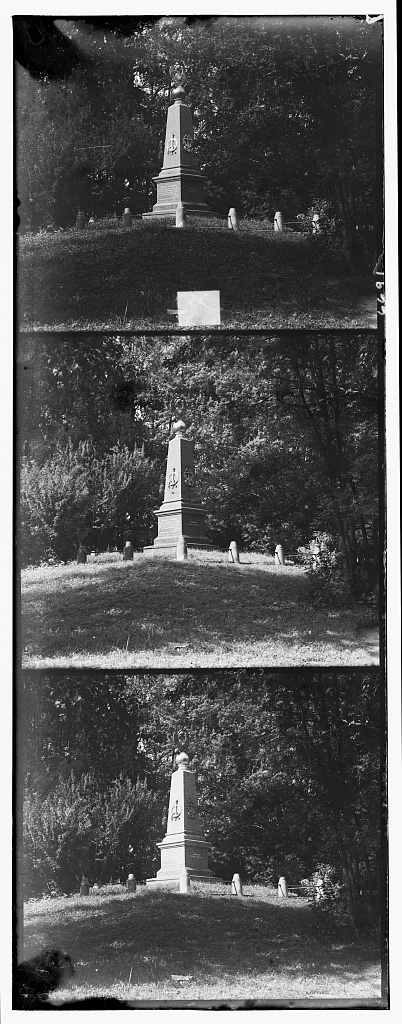
#> input picture pract2/img/set/s2.jpg, 402 x 1024 px, found by its file name
$ python neteja.py
#> lines starting #> are read from the running program, lines starting #| are printed output that depends on the picture; pictures that were not available may be replaced by others from this repository, and a replacement may not be noted
# -*- coding: utf-8 -*-
"""
Created on Fri May 14 19:17:13 2021

@author: Pipo
"""
import cv2
import numpy as np
from matplotlib import pyplot as plt
import time
import scipy.signal

def bestoSercho(im, d, k):
    result = np.zeros(im.shape)

    for i in range(d,im.shape[0]-d):
        for j in range(d,im.shape[1]-d):
            r = (im[i + d, j, 0] + im[i - d, j, 0]  + im[i, j + d, 0]  + im[i, j - d, 0])/4
            g = (im[i + d, j, 1] + im[i - d, j, 1]  + im[i, j + d, 1]  + im[i, j - d, 1])/4
            b = (im[i + d, j, 2] + im[i - d, j, 2]  + im[i, j + d, 2]  + im[i, j - d, 2])/4

            op = np.sqrt((r-im[i,j,0] )**2+(g-im[i,j,1])**2+(b-im[i,j,2])**2)
            if op > k:
                result[i,j,0] = 1
                result[i,j,1] = 1
                result[i,j,2] = 1

    return result

def convAlgorithm(im,d,k):
    result = np.zeros(im.shape)
    h = np.array([[0,0,0,1,0,0,0],
              [0,0,0,0,0,0,0],
              [0,0,0,0,0,0,0],
              [1,0,0,0,0,0,1],
              [0,0,0,0,0,0,0],
              [0,0,0,0,0,0,0],
              [0,0,0,1,0,0,0]], np.double)

    red = scipy.signal.convolve2d(im[:,:,0],h, mode='same')/4
    green = scipy.signal.convolve2d(im[:,:,1],h, mode='same')/4
    blue = scipy.signal.convolve2d(im[:,:,2],h, mode='same')/4
    dist = np.sqrt((red[:,:]-im[:,:,0])**2 + (green[:,:]-im[:,:,1])**2 + (blue[:,:]-im[:,:,2])**2)

    for i in range(d,im.shape[0]-d):
        for j in range(d,im.shape[1]-d):
            if dist[i,j] > k:
                result[i,j,0] = 1
                result[i,j,1] = 1
                result[i,j,2] = 1

    return result

image = cv2.imread("s2.jpg")
#> image is the input picture: shape (1024, 402, 3); min 0, max 255, mean 86.1
image = cv2.imread("dataset/i_0_1.jpg")
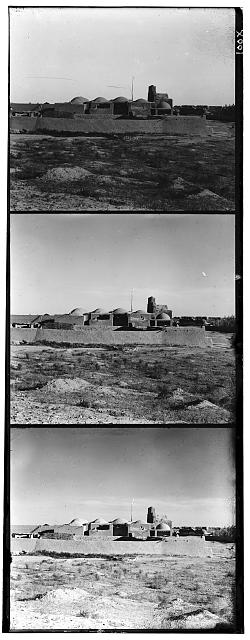
#> input picture pract2/img/set/s1.jpg, 250 x 640 px, given in place of i_0_1.jpg, which was not available
#> image is the input picture: shape (640, 250, 3); min 0, max 255, mean 142.1
im = cv2.cvtColor(image, cv2.COLOR_BGR2RGB)

im = im.astype(np.double)/255.0

plt.figure(1)
plt.imshow(im)

d = 3
k = 1
newIm = convAlgorithm(im, d, k)
#> in convAlgorithm, `red = scipy.signal.convolve2d(im[:,:,0],h, mode='same')/4`:
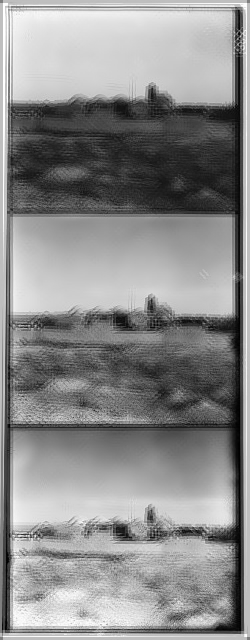
#> red: shape (640, 250) float64; min 0, max 1, mean 0.549
#> in convAlgorithm, `dist = np.sqrt((red[:,:]-im[:,:,0])**2 + (green[:,:]-im[:,:,1])**2 + (..`:
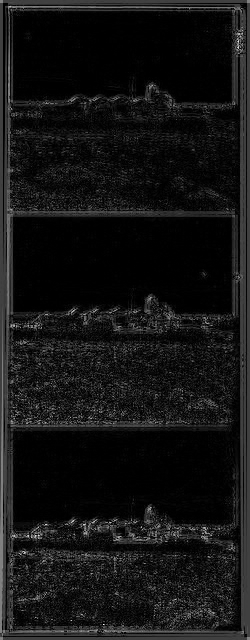
#> dist: shape (640, 250) float64; min 0, max 1.71, mean 0.136; drawn with min black and max white
#> after the loop in convAlgorithm, `for i in range(d,im.shape[0]-d):`:
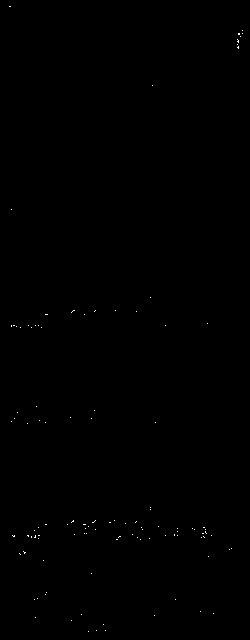
#> result: shape (640, 250, 3) float64; values 0 (black) and 1 (white), 0.1% white in thin lines or dots

plt.figure(2)
plt.imshow(newIm)

im = im.astype(np.double)/255
